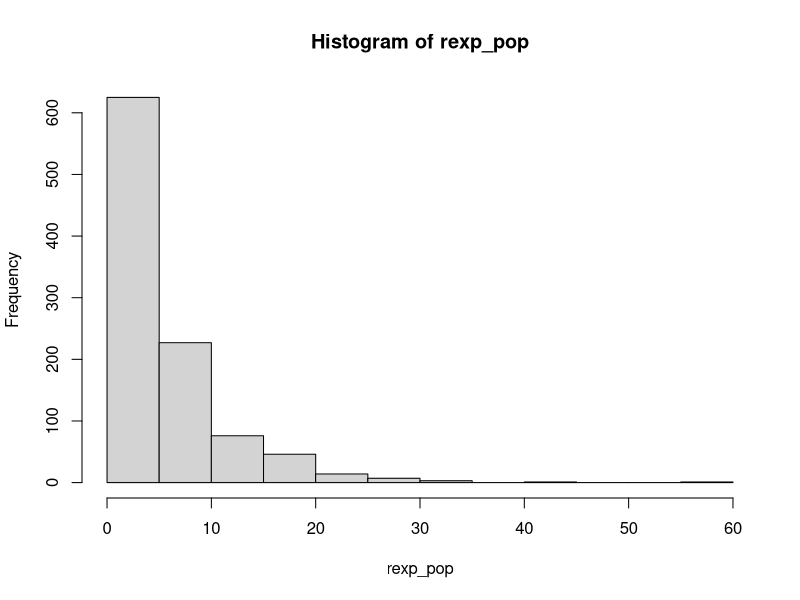
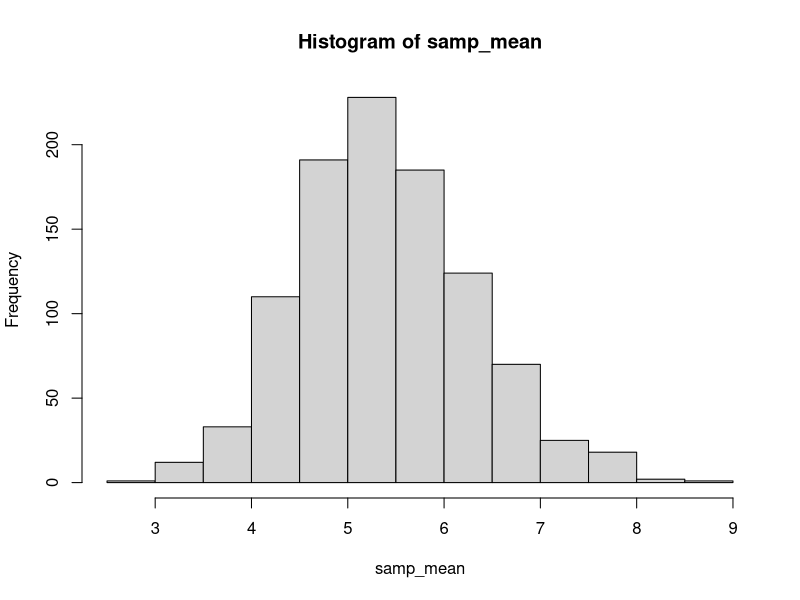
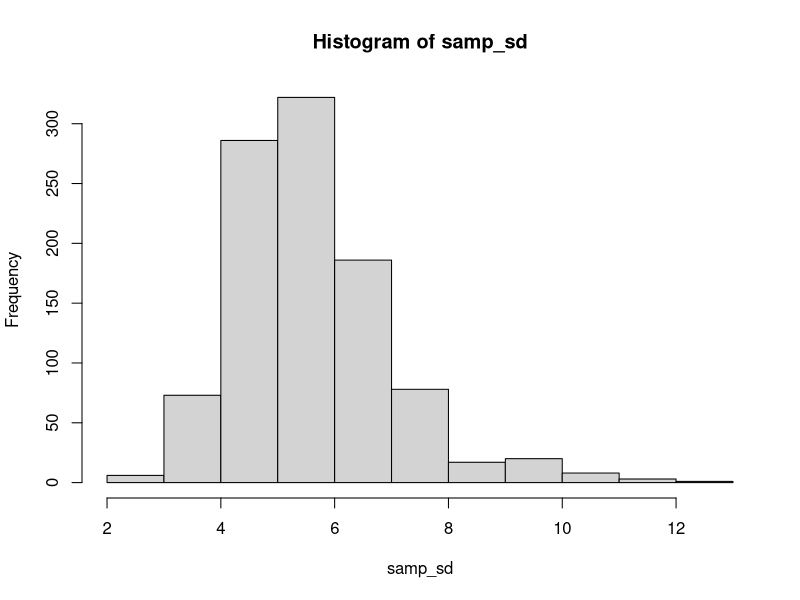

Write the R code that produced these figures, in order.
## ---- chunk 1
n <- 1000
lambda <- 0.2
rexp_pop <- rexp(n, lambda)
rpop_mean <- mean(rexp_pop)
rpop_sd   <- sd(rexp_pop)
hist(rexp_pop)
## ---- chunk 2
# Sampling
# Extract 40 samples from the population mean
samp_mean <- NULL
samp_sd   <- NULL
for (i in 1:1000)
{
  rsamp <- sample(rexp_pop, 40, replace = TRUE)
  samp_mean[i] <- mean(rsamp)
  samp_sd[i]   <- sd(rsamp)
}
hist(samp_mean)
hist(samp_sd)
